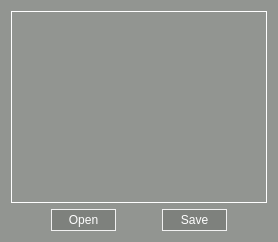
                <widget class="QWidget" name="tabNotes">
                 <property name="enabled">
                  <bool>true</bool>
                 </property>
                 <property name="styleSheet">
                  <string notr="true">QWidget {
	color: rgb(241, 241, 241);
	background-color:rgb(146, 149, 145);
}
</string>
                 </property>
                 <attribute name="title">
                  <string>Notes</string>
                 </attribute>
                 <layout class="QVBoxLayout" name="verticalLayout">
                  <item>
                   <widget class="QPlainTextEdit" name="textEditNotes">
                    <property name="font">
                     <font>
                      <pointsize>12</pointsize>
                     </font>
                    </property>
                    <property name="focusPolicy">
                     <enum>Qt::ClickFocus</enum>
                    </property>
                    <property name="styleSheet">
                     <string notr="true">QPlainTextEdit {
	border:1px solid white;
}</string>
                    </property>
                   </widget>
                  </item>
                  <item>
                   <layout class="QHBoxLayout" name="horizontalLayout">
                    <item>
                     <spacer name="notesBtnSpaces2">
                      <property name="orientation">
                       <enum>Qt::Horizontal</enum>
                      </property>
                      <property name="sizeType">
                       <enum>QSizePolicy::Fixed</enum>
                      </property>
                      <property name="sizeHint" stdset="0">
                       <size>
                        <width>40</width>
                        <height>20</height>
                       </size>
                      </property>
                     </spacer>
                    </item>
                    <item>
                     <widget class="QPushButton" name="btnOpenNotes">
                      <property name="styleSheet">
                       <string notr="true">QPushButton {
	color:white;
	background-color: rgb(126, 129, 125);
	border: 1px groove rgb(241, 241, 241);
	padding: 3px;
}

QPushButton:hover {
	background-color: white;
	color: rgb(146, 149, 145);
}</string>
                      </property>
                      <property name="text">
                       <string>Open</string>
                      </property>
                     </widget>
                    </item>
                    <item>
                     <spacer name="notesBtnSpaces1">
                      <property name="orientation">
                       <enum>Qt::Horizontal</enum>
                      </property>
                      <property name="sizeType">
                       <enum>QSizePolicy::Fixed</enum>
                      </property>
                      <property name="sizeHint" stdset="0">
                       <size>
                        <width>40</width>
                        <height>20</height>
                       </size>
                      </property>
                     </spacer>
                    </item>
                    <item>
                     <widget class="QPushButton" name="btnSaveNotes">
                      <property name="styleSheet">
                       <string notr="true">QPushButton {
	color:white;
	background-color: rgb(126, 129, 125);
	border: 1px groove rgb(241, 241, 241);
	padding: 3px;
}

QPushButton:hover {
	background-color: white;
	color: rgb(146, 149, 145);
}</string>
                      </property>
                      <property name="text">
                       <string>Save</string>
                      </property>
                      <property name="autoDefault">
                       <bool>false</bool>
                      </property>
                      <property name="default">
                       <bool>false</bool>
                      </property>
                      <property name="flat">
                       <bool>false</bool>
                      </property>
                     </widget>
                    </item>
                    <item>
                     <spacer name="notesBtnSpaces3">
                      <property name="orientation">
                       <enum>Qt::Horizontal</enum>
                      </property>
                      <property name="sizeType">
                       <enum>QSizePolicy::Fixed</enum>
                      </property>
                      <property name="sizeHint" stdset="0">
                       <size>
                        <width>40</width>
                        <height>20</height>
                       </size>
                      </property>
                     </spacer>
                    </item>
                   </layout>
                  </item>
                 </layout>
                </widget>
